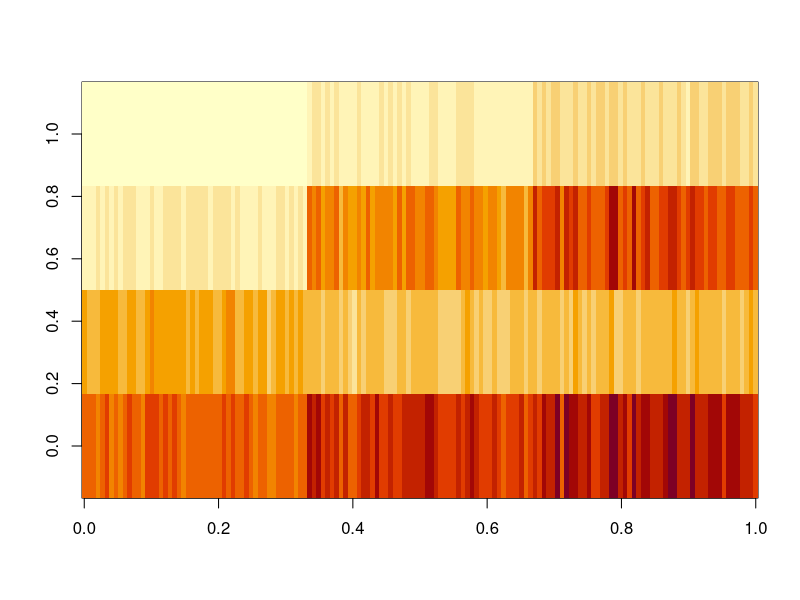
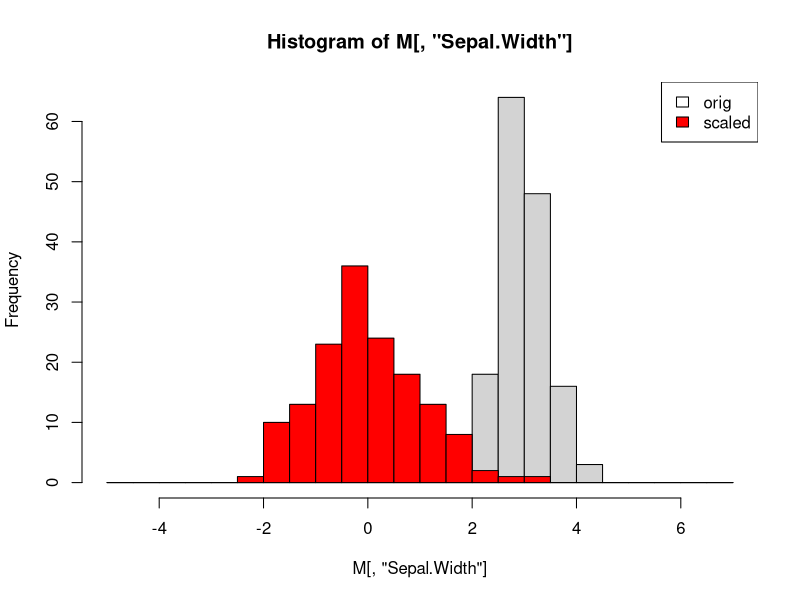
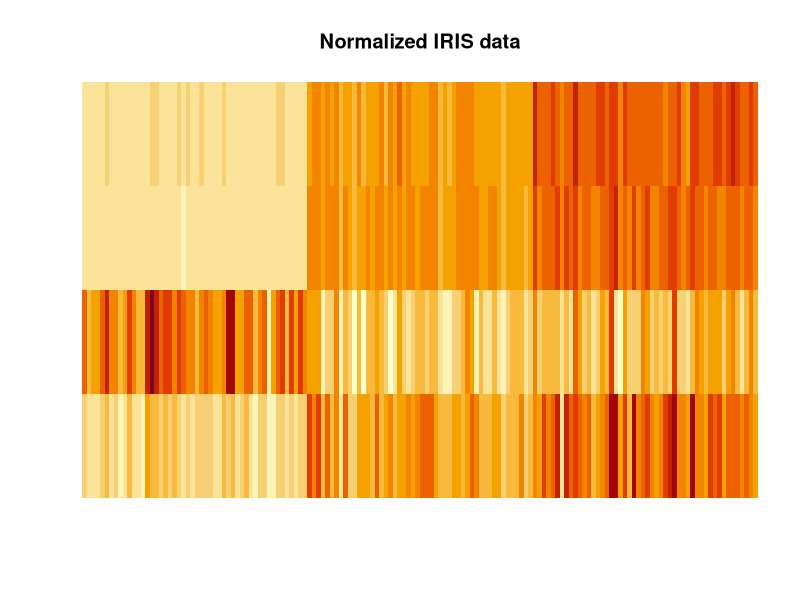
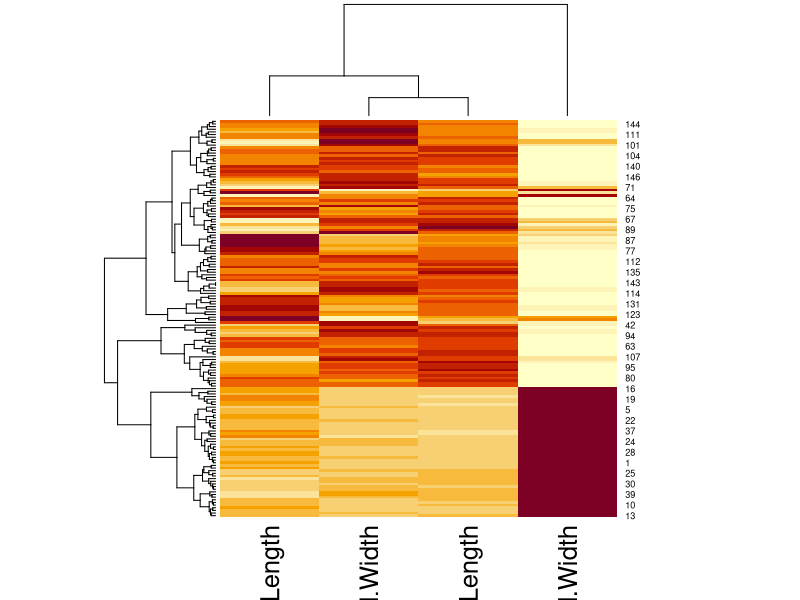
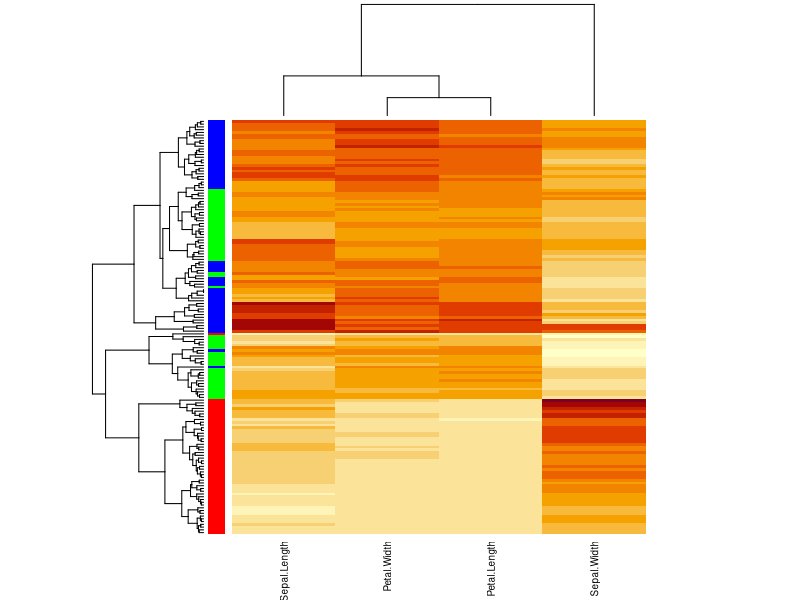
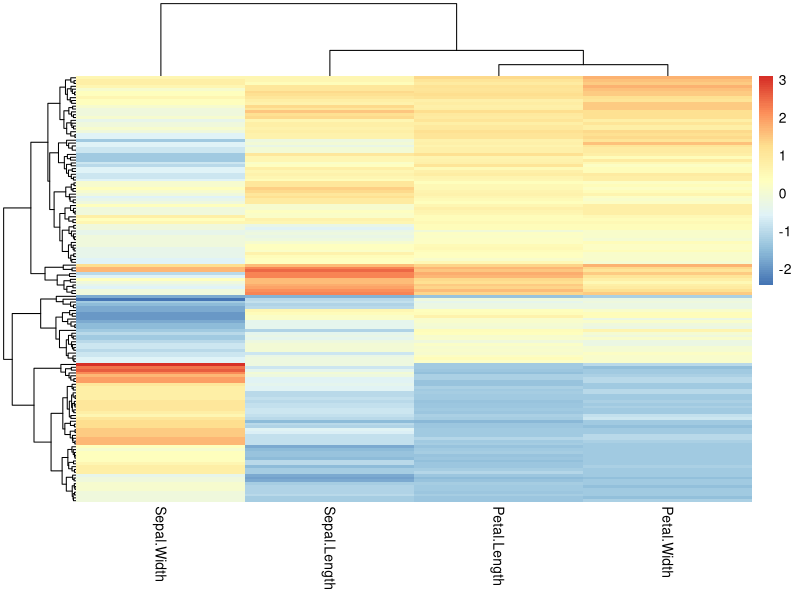
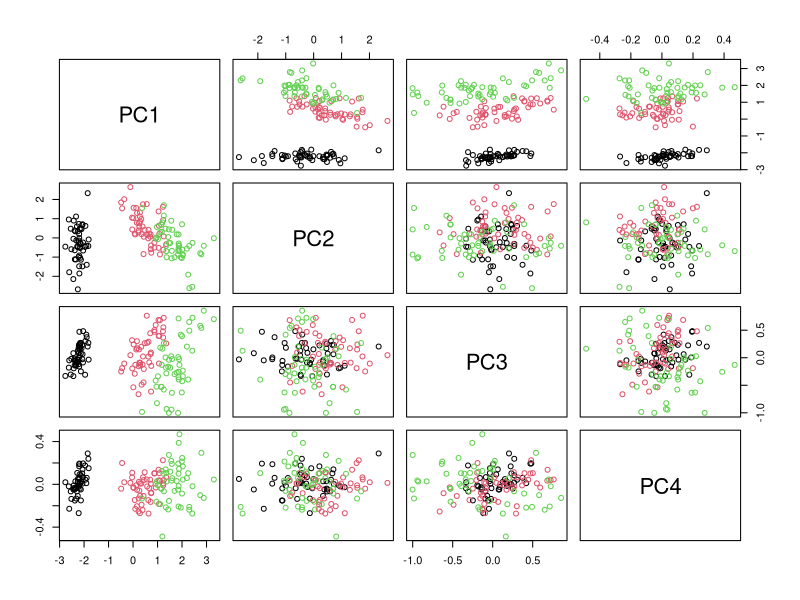
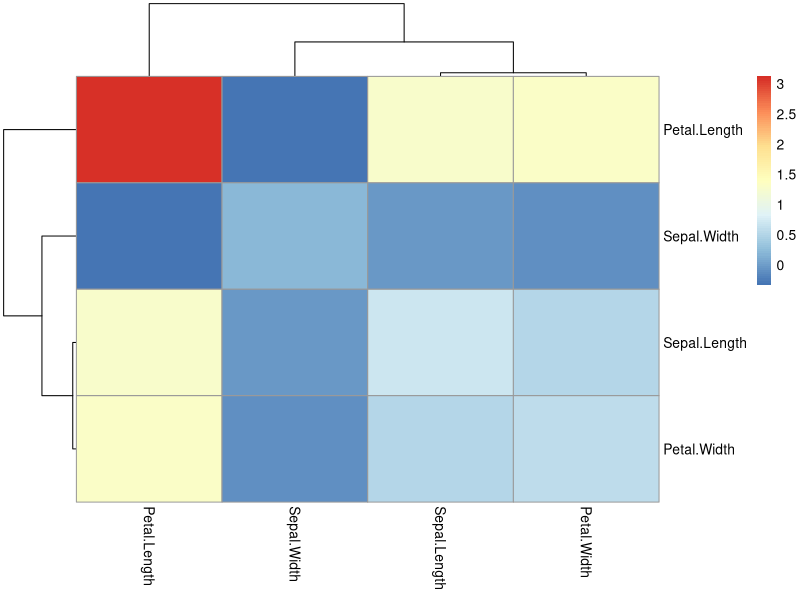

Reproduce these figures in R, in order.
## ---- chunk 1
knitr::opts_chunk$set(echo = TRUE)
knitr::opts_chunk$set(cache=TRUE)
## ---- chunk 2
niris=iris[,-5]     # define numeric iris data
M=as.matrix(niris)  # there are many as.* functions that convert among data structures
image(M)            # image takes only matrix objects (data frame with single type "numeric")
## ---- chunk 3
S=scale(M)                                                     # scales column-wise
br=seq(-5,7,by=0.5)                                            # set common break points for the histograms below
hist(M[,"Sepal.Width"], breaks = br)                           # illustrate scaling for specific column
hist(S[,"Sepal.Width"], breaks = br, add=TRUE, col="red")      # add histogram to current plot
legend("topright", c("orig","scaled"), fill=c("white", "red"))

image(S,main="Normalized IRIS data", axes=FALSE)              # as before, suppress axes

#add axes flexibly
#axis(4,at=seq(0,1,length.out=ncol(S)), labels=colnames(S), las=2) # Understand this command
## ---- chunk 4
heatmap(S)
## ---- chunk 5
cols = rainbow(3)[iris$Species]            # understand how color is defined
heatmap(S,scale="none", RowSideColors=cols,labRow=FALSE, cexCol=0.9)
## ---- chunk 6
#install.packages("pheatmap")  # That's how we install new packages - more later
library(pheatmap)              # make packaged functions available
pheatmap(scale(iris[,-5])) # works also with data frames
## ---- chunk 7
pdf("../data/heatmap.pdf") # similar for jpeg, png, ...
heatmap(S,scale="none", RowSideColors=cols,labRow=FALSE, cexCol=0.9)
dev.off()  # close device = pdf file
## ---- chunk 8
M=as.matrix(iris[,-5])     # numerical data, some operations below require matrices not data frames (%*%)
s=iris[,5]                 # species attributes (factor)
## ---- chunk 9
pca=prcomp(M, scale=TRUE)
## ---- chunk 10
S=pca$x          # score matrix = rotated and scaled data matrix

pairs(S, col=s)

pheatmap(cov(M)) # original covariance matrix

# covariance matrix of scores is diagonal (by design)
# --> principal components are uncorrelated
pheatmap(cov(S)) 
## ---- chunk 11
plot(S[,1:2],pch=21, bg=s)  # score-plot
